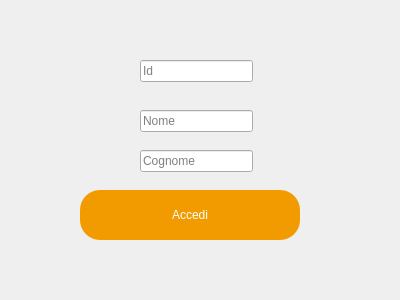
<?xml version="1.0" encoding="UTF-8"?>
<ui version="4.0">
 <class>Form</class>
 <widget class="QWidget" name="Form">
  <property name="geometry">
   <rect>
    <x>0</x>
    <y>0</y>
    <width>400</width>
    <height>300</height>
   </rect>
  </property>
  <property name="windowTitle">
   <string>Form</string>
  </property>
  <widget class="QLineEdit" name="idfield">
   <property name="geometry">
    <rect>
     <x>140</x>
     <y>60</y>
     <width>113</width>
     <height>22</height>
    </rect>
   </property>
   <property name="placeholderText">
    <string>Id</string>
   </property>
  </widget>
  <widget class="QLineEdit" name="nomefield">
   <property name="geometry">
    <rect>
     <x>140</x>
     <y>110</y>
     <width>113</width>
     <height>22</height>
    </rect>
   </property>
   <property name="placeholderText">
    <string>Nome</string>
   </property>
  </widget>
  <widget class="QLineEdit" name="cognomefield">
   <property name="geometry">
    <rect>
     <x>140</x>
     <y>150</y>
     <width>113</width>
     <height>22</height>
    </rect>
   </property>
   <property name="placeholderText">
    <string>Cognome</string>
   </property>
  </widget>
  <widget class="QPushButton" name="reg_dip_button">
   <property name="geometry">
    <rect>
     <x>80</x>
     <y>190</y>
     <width>220</width>
     <height>50</height>
    </rect>
   </property>
   <property name="minimumSize">
    <size>
     <width>220</width>
     <height>50</height>
    </size>
   </property>
   <property name="cursor">
    <cursorShape>PointingHandCursor</cursorShape>
   </property>
   <property name="styleSheet">
    <string notr="true">QPushButton{
   
	background-color: rgb(242, 155, 0);
     border:none;
     color:rgb(255,255,255); 
     border-radius:20px;
   
}
QPushButton:hover {
	
	background-color: rgba(242, 155, 20,200);
     border-left: 2px solid rgb(173, 107,0);
     border-right: 2px solid rgb(173, 107,0);
     border-bottom: 3px solid rgb(173, 107,0);
}
QPushButton:pressed {
	
	background-color: rgba(255, 224, 0,75);
     border-left: 2px solid rgb(173, 107,0);
     border-right: 2px solid rgb(173, 107,0); 
     border-bottom: none;
}</string>
   </property>
   <property name="text">
    <string>Accedi</string>
   </property>
  </widget>
 </widget>
 <resources/>
 <connections/>
</ui>
